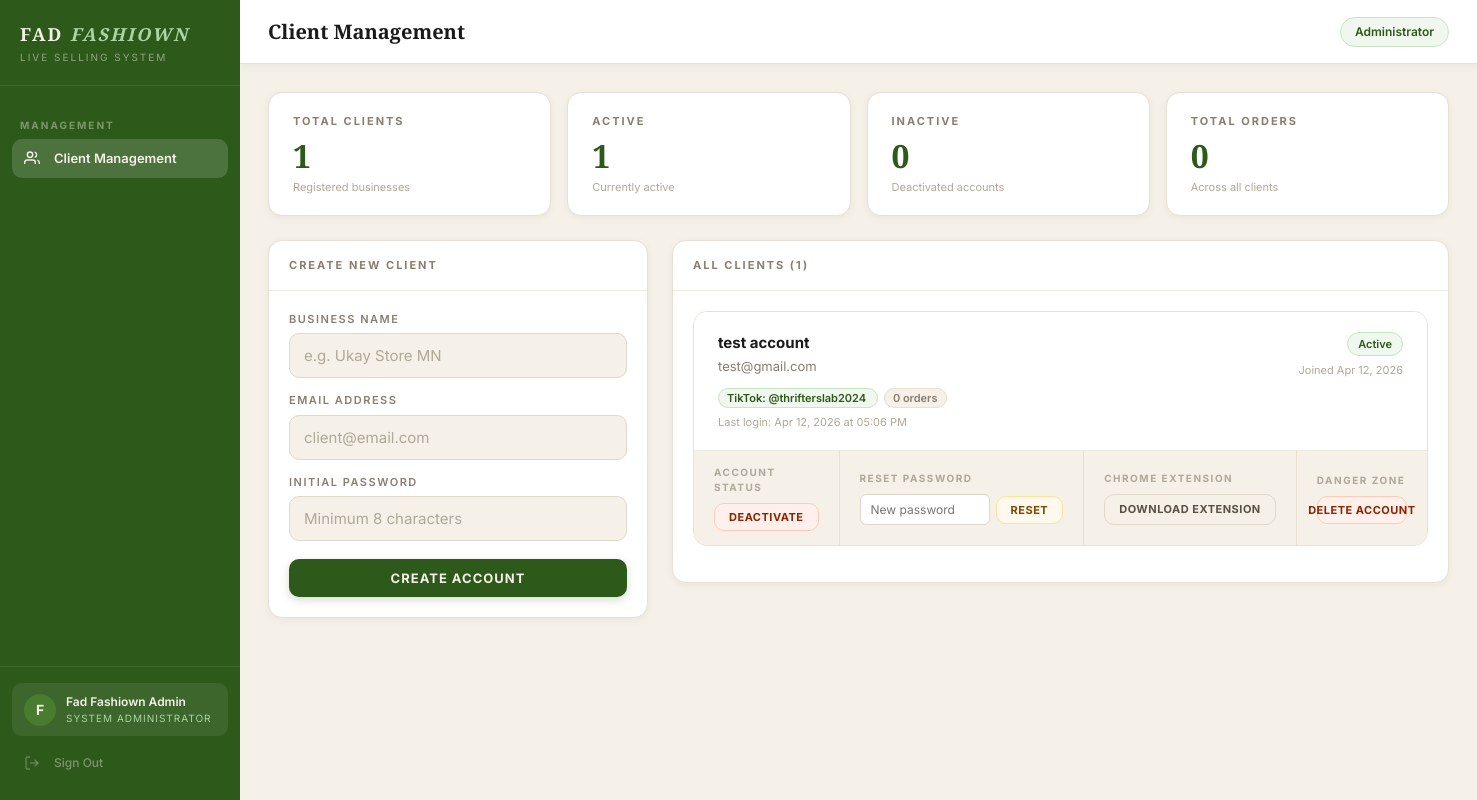
The app's page /admin (signed in), older data.
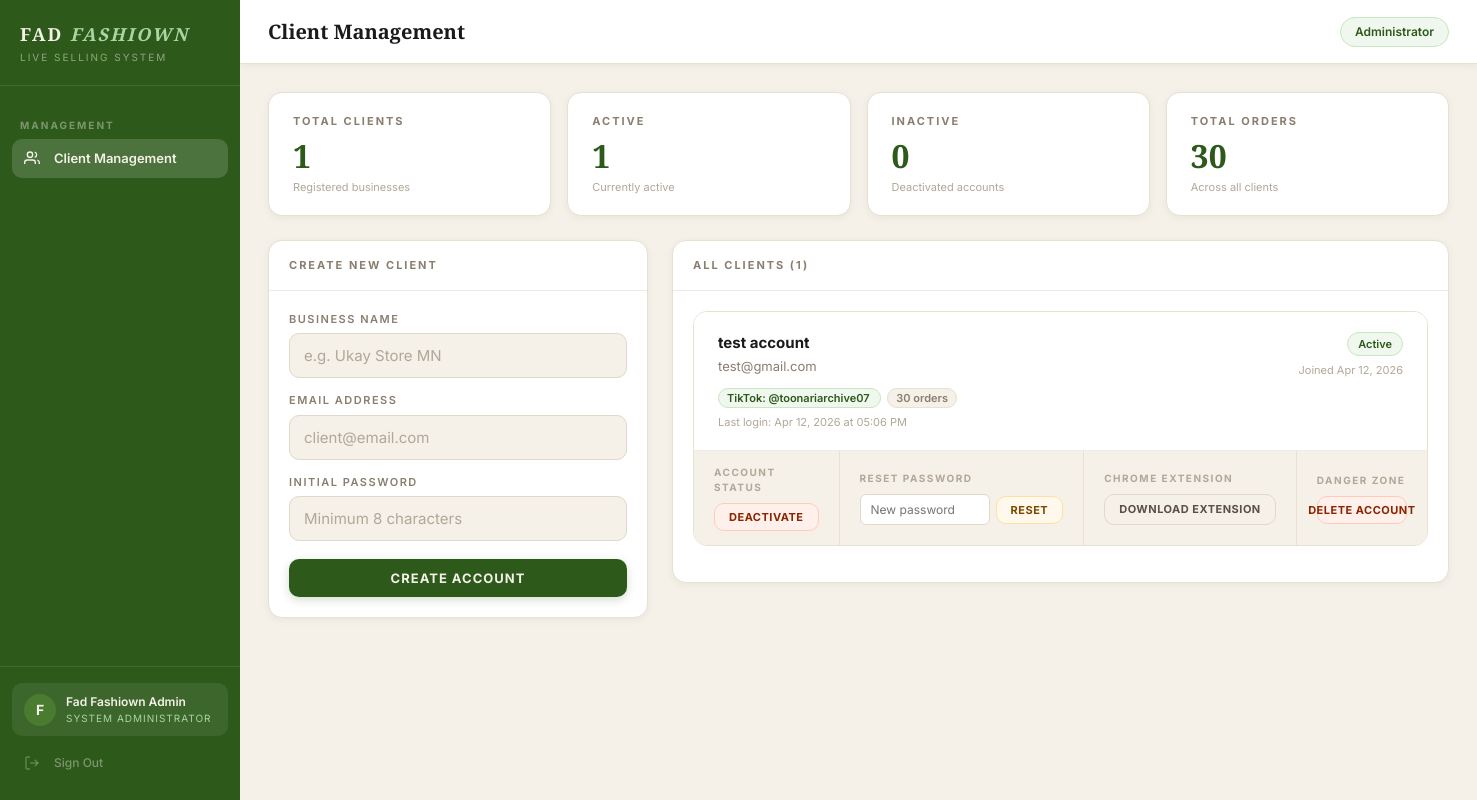
The same page, newer data.
### auth/models.py (models this page shows, shortened)
class Client(UserMixin, db.Model):
    __tablename__ = 'clients'
    id = db.Column(db.Integer, primary_key=True)
    business_name = db.Column(db.String(100), nullable=False)
    email = db.Column(db.String(120), unique=True, nullable=False)
    password_hash = db.Column(db.String(255), nullable=False)
    plan = db.Column(db.String(20), default='active')
    is_active = db.Column(db.Boolean, default=True)
    is_admin = db.Column(db.Boolean, default=False)
    created_at = db.Column(db.DateTime, default=datetime.utcnow)
    last_login = db.Column(db.DateTime, nullable=True)
    tiktok_username = db.Column(db.String(100), default='')
    must_change_password = db.Column(db.Boolean, default=False)
    orders = db.relationship('Order', backref='client', lazy=True)
    token = db.Column(db.String(64), unique=True, nullable=True)
    detection_mode = db.Column(db.String(20), default='keywords')
    custom_keywords = db.Column(db.Text, default='mine')
    highlight_numbers = db.Column(db.Boolean, default=False)
    label_title = db.Column(db.String(100), default='FAD FASHIOWN')
    label_tagline = db.Column(db.String(100), default='Live Selling')
    label_template = db.Column(db.String(20), default='classic')
    label_show_order_id = db.Column(db.Boolean, default=True)
    label_show_datetime = db.Column(db.Boolean, default=True)

### auth/routes.py (the view)
@auth.route('/admin')
@admin_required
def admin_panel():
    from auth.models import Order
    clients = Client.query.filter_by(is_admin=False).order_by(
        Client.created_at.desc()
    ).all()
    order_counts = {}
    for client in clients:
        order_counts[client.id] = Order.query.filter_by(
            client_id=client.id
        ).count()
    return render_template(
        'admin.html',
        clients=clients,
        order_counts=order_counts
    )

### auth/routes.py (called while the page is built)
def admin_required(f):
    @wraps(f)
    def decorated_function(*args, **kwargs):
        if not current_user.is_authenticated:
            return redirect(url_for('auth.login'))
        if not current_user.is_admin:
            abort(403)
        return f(*args, **kwargs)
    return decorated_function

### templates/admin.html (shortened to what the changed rows need)
{% extends "base.html" %}
{% block content %}
<div class="stats-grid" style="margin-bottom:24px">
    <div class="stat-card">
        <div class="stat-label">Total Orders</div>
        <div class="stat-number">
            {{ order_counts.values()|sum }}
        </div>
        <div class="stat-sub">Across all clients</div>
    </div>
</div>
<div class="admin-grid">
    <div>
        <div class="card">
            <div class="card-body">
                {% if clients %}
                    {% for client in clients %}
                        <div class="client-card {{ '' if client.is_active else 'inactive' }}">
                            <div class="client-card-header">
                                <div class="client-card-info">
                                <div class="client-card-name">{{ client.business_name }}</div>
                                <div class="client-card-email">{{ client.email }}</div>
                                <div style="margin-top:6px">
                                    {% if client.tiktok_username %}
                                    <span style="font-size:11px;background:var(--green-pale);
                                                color:var(--green-dark);border:1px solid #C8E6C0;
                                                padding:2px 8px;border-radius:10px;font-weight:600">
                                        TikTok: @{{ client.tiktok_username }}
                                    </span>
                                    {% else %}
                                    <span style="font-size:11px;background:#FFF8EC;
                                                color:#7A4A00;border:1px solid #FFE0A0;
                                                padding:2px 8px;border-radius:10px;font-weight:600">
                                        TikTok: Not set
                                    </span>
                                    {% endif %}
                                    <span style="font-size:11px;background:var(--cream);
                                                color:var(--text-muted);border:1px solid var(--border);
                                                padding:2px 8px;border-radius:10px;font-weight:600;
                                                margin-left:6px">
                                        {{ order_counts[client.id] }} orders
                                    </span>
                                </div>
                                {% if client.last_login %}
                                <div class="client-card-last-login">
                                    Last login: {{ client.last_login.strftime('%b %d, %Y at %I:%M %p') }}
                                </div>
                                {% endif %}
                            </div>
                                <div class="client-card-status">
                                    <span class="badge {{ 'badge-active' if client.is_active else 'badge-inactive' }}">
                                        {{ 'Active' if client.is_active else 'Inactive' }}
                                    </span>
                                    <div class="client-card-joined">
                                        Joined {{ client.created_at.strftime('%b %d, %Y') }}
                                    </div>
                                </div>
                            </div>
                            <div class="client-card-actions">
                                <div class="action-group">
                                    <div class="action-group-label">Account Status</div>
                                    <button
                                        data-client-id="{{ client.id }}"
                                        data-client-name="{{ client.business_name }}"
                                        data-is-active="{{ '1' if client.is_active else '0' }}"
                                        onclick="handleToggleClient(this)"
                                        class="btn {{ 'btn-danger' if client.is_active else 'btn-success' }} btn-sm">
                                        {{ 'Deactivate' if client.is_active else 'Activate' }}
                                    </button>
                                </div>
                                <div class="action-group">
                                    <div class="action-group-label">Reset Password</div>
                                    <div class="reset-form">
                                        <input type="text"
                                            id="reset-input-{{ client.id }}"
                                            class="reset-input"
                                            placeholder="New password" />
                                        <button onclick="handleResetPassword('{{ client.id }}', '{{ client.business_name }}')"
                                                class="btn btn-warning btn-sm">
                                            Reset
                                        </button>
                                    </div>
                                </div>
                                <div class="action-group">
                                    <div class="action-group-label">Chrome Extension</div>
                                    <a href="/admin/download-extension/{{ client.id }}"
                                    class="btn btn-secondary btn-sm">
                                        Download Extension
                                    </a>
                                </div>
                                <div class="action-group" style="min-width:120px">
                                    <div class="action-group-label">Danger Zone</div>
                                    <button onclick="Modal.confirm({
                                        title: 'Delete Client Account',
                                        message: 'You are about to permanently delete the account for:',
                                        detail: '{{ client.business_name }}',
                                        warning: 'This action cannot be undone. All data associated with this account will be permanently removed.',
                                        confirmText: 'Delete Account',
                                        confirmClass: 'btn-danger',
                                        onConfirm: function() {
                                            document.getElementById('delete-form-{{ client.id }}').submit();
                                        }
                                    })"
                                    class="btn btn-danger btn-sm">
                                        Delete Account
                                    </button>
                                </div>
                            </div>
                        </div>
                        {% endfor %}
                {% else %}
                    <div class="empty-state">
                        No clients yet. Create your first client above.
                    </div>
                {% endif %}
            </div>
        </div>
    </div>
</div>
{% endblock %}

Row changes from the older to the newer data that the page shows:
changed Client "test account": tiktok_username "thrifterslab2024" → "toonariarchive07"; order_counts "0" → "30"
Text that changed along with them:
{{ order_counts.values()|sum }}: "0" → "30"
